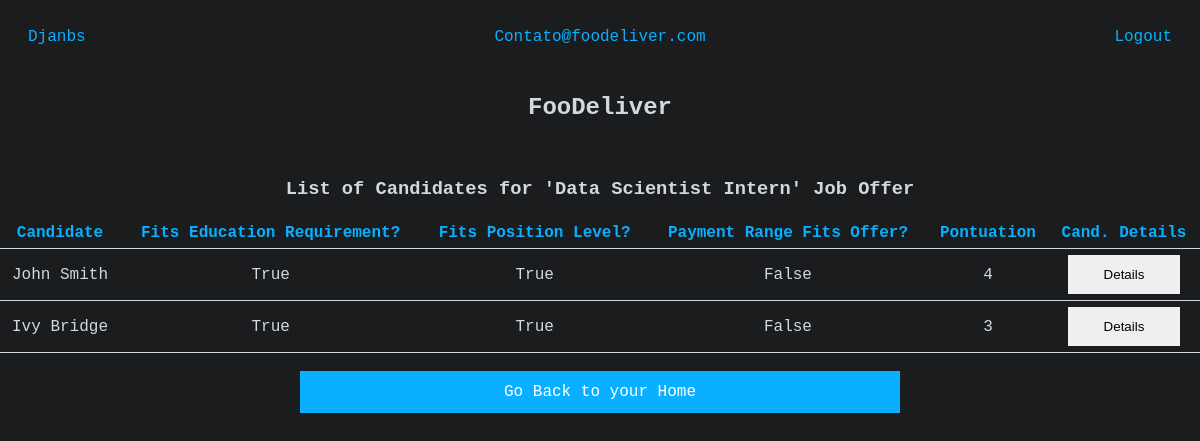
/details-offer/3/ (signed in), run on an earlier commit of the app's database.
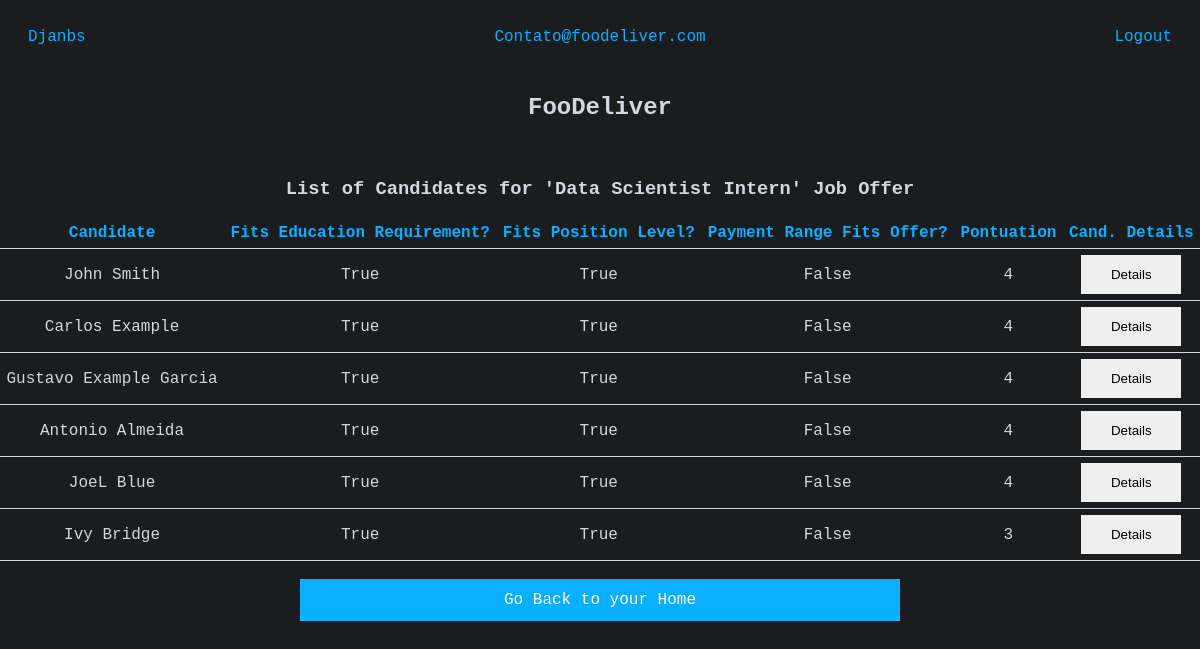
And on a later commit of the database.
### jobs/models.py (models this page shows, shortened)
class JobCandidated(models.Model):
    job_offer = models.ForeignKey(JobOffer, on_delete=models.CASCADE)
    candidate = models.ForeignKey(Candidate, on_delete=models.SET_NULL, null=True)
    date_candidated = models.DateTimeField(auto_now_add=True, null=True)
    def education(self):
        return self.job_offer.education_req <= self.candidate.education # type: ignore
    def position_level(self):
        return self.job_offer.position_level <= self.candidate.position_level # type: ignore
    def payment_range(self):
        return self.job_offer.payment_range >= self.candidate.payment_range # type: ignore
    def cand_pontuation(self):
        cand_points = []
        fields = [
            (self.job_offer.education_req, self.candidate.education), # type: ignore
            (self.job_offer.position_level, self.candidate.position_level), # type: ignore
            (self.candidate.payment_range, self.job_offer.payment_range), # type: ignore
            ]
        for i, j in fields:
            if i < j: cand_points.append(2)
            elif i == j: cand_points.append(1)
            else: cand_points.append(0)
        return sum(cand_points)

class Candidate(models.Model):
    user = models.OneToOneField(User, null=True, on_delete=models.CASCADE)
    first_name = models.CharField(max_length=20, null=True)
    last_name = models.CharField(max_length=120, null=True)
    payment_range = models.IntegerField(choices=PaymentRange.choices, null=True)
    education = models.IntegerField(choices=EducationRequirement.choices, null=True)
    position_level = models.IntegerField(choices=PositionLevel.choices, null=True)
    def __str__(self):
        return f'{self.first_name} {self.last_name}'

class JobOffer(models.Model):
    name = models.CharField(max_length=125)
    location = models.CharField(max_length=50)
    description = models.TextField(null=True)
    company = models.ForeignKey(Company, on_delete=models.CASCADE, null=True)
    payment_range = models.IntegerField(choices=PaymentRange.choices)
    education_req = models.IntegerField(choices=EducationRequirement.choices)
    position_level = models.IntegerField(choices=PositionLevel.choices)
    date_created = models.DateTimeField(auto_now_add=True, null=True)
    def __str__(self):
        return self.name

### jobs/decorators.py (the view)
        def wrapper_func(request, *args, **kwargs):
            group = None
            if request.user.groups.exists():
                group = request.user.groups.all()[0].name # The first group
            if group in allowed_roles:
                return view_func(request, *args, **kwargs)
            else:
                return redirect('home')

### jobs/models.py (called while the page is built)
    def __str__(self):
        return self.email

### jobs/views/views.py (called while the page is built)
@allowed_groups(allowed_roles=['company'])
def details_job_offer(request, pk):
    job_offer = JobOffer.objects.get(id=pk) # type: ignore
    if request.user.company.id == job_offer.company.id:
        offer_cnd = [jc for jc in JobCandidated.objects.filter(job_offer=job_offer)] # type: ignore
        offer_cnd = sorted(offer_cnd,key=lambda x: x.cand_pontuation(), reverse=True)
        context = {
            'job_offer': job_offer,
            'offer_candidates': offer_cnd,
            }
        return render(request, 'jobs/details-job.html', context)
    raise Http404

### jobs/templates/jobs/details-job.html
{% extends "jobs/base.html" %}
{% block content %}
<center><h2> {{ request.user.company.name }} </h2></center>
<br>
<center><h3>List of Candidates for '{{ job_offer }}' Job Offer </h3></center>
<table>
<tr class="blue">
    <th>Candidate</th>
    <th>Fits Education Requirement?</th>
    <th>Fits Position Level?</th>
    <th>Payment Range Fits Offer?</th>
    <th>Pontuation</th>
    <th>Cand. Details</th>
</tr>
{% for jc in offer_candidates %}
<tr class="row-hover">
    <td>{{ jc.candidate }}</td>
    <td>{{ jc.education }}</td>
    <td>{{ jc.position_level }}</td>
    <td>{{ jc.payment_range }}</td>
    <td>{{ jc.cand_pontuation }}</td>
    <td><a href="{% url 'details-cand' jc.id %}"><button class="w-button" style="width:80%;border:none">Details</button></a></td>
</tr>
{% endfor %}
</table>
<br>
<center><a class="cancel-button" href="{% url 'home' %}">Go Back to your Home</a>
{% endblock content %}

What changed in the data, as far as the page shows it:
added JobCandidated: candidate "Carlos Example", education "True", position_level "True", payment_range "False", cand_pontuation "4"
added JobCandidated: candidate "Gustavo Example Garcia", education "True", position_level "True", payment_range "False", cand_pontuation "4"
added JobCandidated: candidate "Antonio Almeida", education "True", position_level "True", payment_range "False", cand_pontuation "4"
added JobCandidated: candidate "JoeL Blue", education "True", position_level "True", payment_range "False", cand_pontuation "4"
